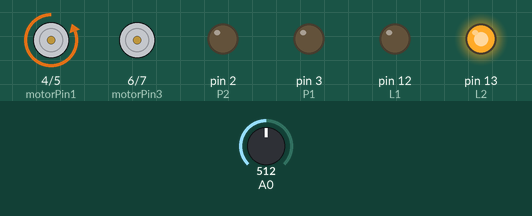
Recording of a sketch running on a simulated Arduino Uno, built with avr-gcc and run on an emulated ATmega328P. On the bench: motor-driver pin pairs drawn as motors (green arrow = first pin HIGH = forward, orange = second pin HIGH = backward, longer = more drive), output pins drawn as LEDs (lit = HIGH). The inputs (shaded band) are chosen by the test bench; at power-on: A0 = 512.

Above: at 1.2 s.
1.3 s: A0 set to 522
At 1.9 s:
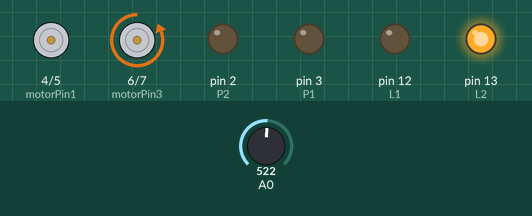
2.8 s: A0 set to 716
At 4.1 s:
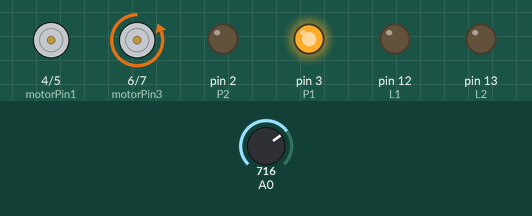
4.8 s: A0 set to 768
6.4 s: A0 set to 794
At 7.1 s:
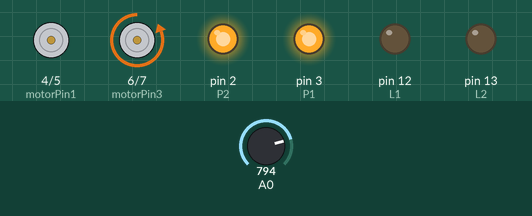
7.9 s: A0 set to 1023
At 8.57 s:
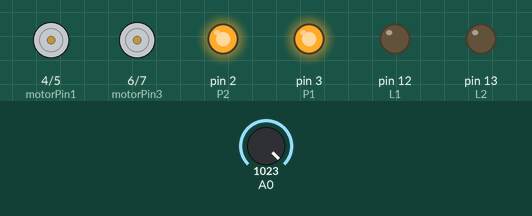
10.1 s: A0 set to 1011
At 11.1 s:
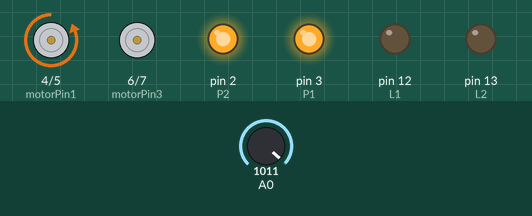
Timing chart, 0 to 12.6 s (numbered marks = the images above; inputs shaded):
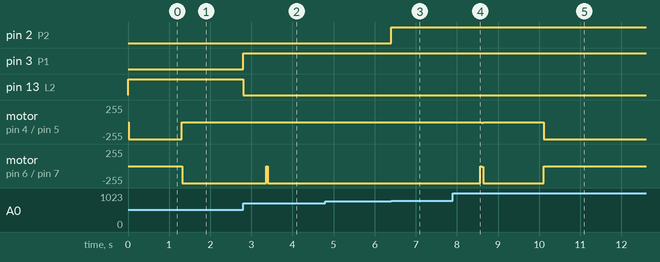

Measured:
- the behaviour switches between 521 and 522 on A0 (found by bisection; images 0 and 1)
- the behaviour switches between 778 and 779 on A0 (found by bisection; images 2 and 3)
- the behaviour switches between 1023 and 1022 on A0 (found by bisection; images 4 and 5)
- after the input at 1.3 s, motor on pin 4 (motorPin1) / pin 5 (motorPin2): backward 255/255 → stopped at once; motor on pin 6 (motorPin3) / pin 7 (motorPin4): stopped → backward 255/255 at once
- after the input at 2.8 s, pin 3 (P1): LOW → HIGH at once; pin 13 (L2): HIGH → LOW at once; motor on pin 6 (motorPin3) / pin 7 (motorPin4): backward 255/255 → stopped after 0.56 s, → backward 255/255 0.04 s later
- after the input at 6.4 s, pin 2 (P2): LOW → HIGH at once
- after the input at 7.9 s, motor on pin 4 (motorPin1) / pin 5 (motorPin2): stopped → backward 11/255 after 0.71 s, → stopped 0.04 s later; motor on pin 6 (motorPin3) / pin 7 (motorPin4): backward 255/255 → stopped after 0.67 s, → backward 14/255 0.04 s later, → backward 255/255 0.04 s later
- after the input at 10.1 s, motor on pin 4 (motorPin1) / pin 5 (motorPin2): stopped → backward 255/255 at once; motor on pin 6 (motorPin3) / pin 7 (motorPin4): backward 255/255 → stopped at once

The sketch:

kod.ino
```cpp
int motorPin1 = 4;
int motorPin2 = 5;
int motorPin3 = 6;
int motorPin4 = 7;
int motorPin5 = 8;
int motorPin6 = 9;
int motorPin7 = 10;
int motorPin8 = 11;
int delayTime = 2;

int kierownica = 533;  //potencjometr
int kierownica1 = 80;
int kierownica2 = 80;

int poz_silnika1 = 80;
int roznica1 = 0;
int kierownica_prawo1 = 80;
int kierownica_lewo1 = 80;

int poz_silnika2 = 80;
int roznica2 = 0;
int kierownica_prawo2 = 80;
int kierownica_lewo2 = 80;

int L1 = 12;
int L2 = 13;
int P1 = 3;
int P2 = 2;

void setup() {
  pinMode(motorPin1, OUTPUT);
  pinMode(motorPin2, OUTPUT);
  pinMode(motorPin3, OUTPUT);
  pinMode(motorPin4, OUTPUT);
  pinMode(motorPin1, OUTPUT);
  pinMode(motorPin2, OUTPUT);
  pinMode(motorPin3, OUTPUT);
  pinMode(motorPin4, OUTPUT);
  pinMode(L1, OUTPUT);
  pinMode(L2, OUTPUT);
  pinMode(P1, OUTPUT);
  pinMode(P2, OUTPUT);
  Serial.begin(9600);
}

void diody_przy_skrecie(void)
 {
  if(kierownica >= 43 && kierownica < 288)
  {
    digitalWrite(L1, HIGH);
    digitalWrite(L2, HIGH);
    digitalWrite(P1, LOW);
    digitalWrite(P2, LOW);
  }
  if(kierownica >= 288 && kierownica < 530)
  {
    digitalWrite(L1, LOW);
    digitalWrite(L2, HIGH);
    digitalWrite(P1, LOW);
    digitalWrite(P2, LOW);
  }
  if(kierownica >= 530 && kierownica < 537)
  {
    digitalWrite(L1, LOW);
    digitalWrite(L2, LOW);
    digitalWrite(P1, LOW);
    digitalWrite(P2, LOW);
  }
  if(kierownica >= 538 && kierownica < 778)
  {
    digitalWrite(L1, LOW);
    digitalWrite(L2, LOW);
    digitalWrite(P1, HIGH);
    digitalWrite(P2, LOW);
  }
  if(kierownica >= 779 && kierownica < 1024)
  {
    digitalWrite(L1, LOW);
    digitalWrite(L2, LOW);
    digitalWrite(P1, HIGH);
    digitalWrite(P2, HIGH);
  }
 }

void loop() {
  kierownica = analogRead(0);
  if (kierownica > 530 && kierownica < 534)  //zabezpieczenie przed niedok³adno ci¹ potencjometru
  {
    kierownica = 533;
  }
  if (kierownica < 63)
  {
    kierownica = 63;
  }

  diody_przy_skrecie();

  kierownica_prawo1 = map(kierownica, 63, 533, 40, 80);
  kierownica_lewo1 = map(kierownica, 533, 1023, 80, 130);

  kierownica_prawo2 = map(kierownica, 63, 533, 30, 80);
  kierownica_lewo2 = map(kierownica, 533, 1023, 80, 120);

  if (kierownica < 533)
  {
    kierownica1 = kierownica_prawo1;
    kierownica2 = kierownica_prawo2;
  }
  else
  {
    kierownica1 = kierownica_lewo1;
    kierownica2 = kierownica_lewo2;
  }

  roznica1 = kierownica1 - poz_silnika1;
  roznica2 = kierownica2 - poz_silnika2;

  if (roznica1 > 0)  //w prawo
  {
  digitalWrite(motorPin1, HIGH);
  digitalWrite(motorPin2, LOW);
  digitalWrite(motorPin3, LOW);
  digitalWrite(motorPin4, HIGH);
  delay(delayTime);
  digitalWrite(motorPin1, HIGH);
  digitalWrite(motorPin2, LOW);
  digitalWrite(motorPin3, LOW);
  digitalWrite(motorPin4, LOW);
  delay(delayTime);
  digitalWrite(motorPin1, HIGH);
  digitalWrite(motorPin2, HIGH);
  digitalWrite(motorPin3, LOW);
  digitalWrite(motorPin4, LOW);
  delay(delayTime);
  digitalWrite(motorPin1, LOW);
  digitalWrite(motorPin2, HIGH);
  digitalWrite(motorPin3, LOW);
  digitalWrite(motorPin4, LOW);
  delay(delayTime);
  digitalWrite(motorPin1, LOW);
  digitalWrite(motorPin2, HIGH);
  digitalWrite(motorPin3, HIGH);
  digitalWrite(motorPin4, LOW);
  delay(delayTime);
  digitalWrite(motorPin1, LOW);
  digitalWrite(motorPin2, LOW);
  digitalWrite(motorPin3, HIGH);
  digitalWrite(motorPin4, LOW);
  delay(delayTime);
  digitalWrite(motorPin1, LOW);
  digitalWrite(motorPin2, LOW);
  digitalWrite(motorPin3, HIGH);
  digitalWrite(motorPin4, HIGH);
  delay(delayTime);
  digitalWrite(motorPin1, LOW);
  digitalWrite(motorPin2, LOW);
  digitalWrite(motorPin3, LOW);
  digitalWrite(motorPin4, HIGH);
  delay(delayTime);
  poz_silnika1++;
  }
  if (roznica1 < 0)  //w lewo
  {
  digitalWrite(motorPin1, HIGH);
  digitalWrite(motorPin2, HIGH);
  digitalWrite(motorPin3, LOW);
  digitalWrite(motorPin4, LOW);
  delay(delayTime);
  digitalWrite(motorPin1, HIGH);
  digitalWrite(motorPin2, LOW);
  digitalWrite(motorPin3, LOW);
  digitalWrite(motorPin4, LOW);
  delay(delayTime);
  digitalWrite(motorPin1, HIGH);
  digitalWrite(motorPin2, LOW);
  digitalWrite(motorPin3, LOW);
  digitalWrite(motorPin4, HIGH);
  delay(delayTime);
  digitalWrite(motorPin1, LOW);
  digitalWrite(motorPin2, LOW);
  digitalWrite(motorPin3, LOW);
  digitalWrite(motorPin4, HIGH);
  delay(delayTime);
  digitalWrite(motorPin1, LOW);
  digitalWrite(motorPin2, LOW);
  digitalWrite(motorPin3, HIGH);
  digitalWrite(motorPin4, HIGH);
  delay(delayTime);
  digitalWrite(motorPin1, LOW);
  digitalWrite(motorPin2, LOW);
  digitalWrite(motorPin3, HIGH);
  digitalWrite(motorPin4, LOW);
  delay(delayTime);
  digitalWrite(motorPin1, LOW);
  digitalWrite(motorPin2, HIGH);
  digitalWrite(motorPin3, HIGH);
  digitalWrite(motorPin4, LOW);
  delay(delayTime);
  digitalWrite(motorPin1, LOW);
  digitalWrite(motorPin2, HIGH);
  digitalWrite(motorPin3, LOW);
  digitalWrite(motorPin4, LOW);
  delay(delayTime);
  poz_silnika1--;
  }

  if (roznica1 == 0)
  {
    //delay(1);
  }

  if (roznica2 > 0)  //w prawo
  {
  digitalWrite(motorPin5, HIGH);
  digitalWrite(motorPin6, LOW);
  digitalWrite(motorPin7, LOW);
  digitalWrite(motorPin8, HIGH);
  delay(delayTime);
  digitalWrite(motorPin5, HIGH);
  digitalWrite(motorPin6, LOW);
  digitalWrite(motorPin7, LOW);
  digitalWrite(motorPin8, LOW);
  delay(delayTime);
  digitalWrite(motorPin5, HIGH);
  digitalWrite(motorPin6, HIGH);
  digitalWrite(motorPin7, LOW);
  digitalWrite(motorPin8, LOW);
  delay(delayTime);
  digitalWrite(motorPin5, LOW);
  digitalWrite(motorPin6, HIGH);
  digitalWrite(motorPin7, LOW);
  digitalWrite(motorPin8, LOW);
  delay(delayTime);
  digitalWrite(motorPin5, LOW);
  digitalWrite(motorPin6, HIGH);
  digitalWrite(motorPin7, HIGH);
  digitalWrite(motorPin8, LOW);
  delay(delayTime);
  digitalWrite(motorPin5, LOW);
  digitalWrite(motorPin6, LOW);
  digitalWrite(motorPin7, HIGH);
  digitalWrite(motorPin8, LOW);
  delay(delayTime);
  digitalWrite(motorPin5, LOW);
  digitalWrite(motorPin6, LOW);
  digitalWrite(motorPin7, HIGH);
  digitalWrite(motorPin8, HIGH);
  delay(delayTime);
  digitalWrite(motorPin5, LOW);
  digitalWrite(motorPin6, LOW);
  digitalWrite(motorPin7, LOW);
  digitalWrite(motorPin8, HIGH);
  delay(delayTime);
  poz_silnika2++;
  }
  if (roznica2 < 0)  //w lewo
  {
  digitalWrite(motorPin5, HIGH);
  digitalWrite(motorPin6, HIGH);
  digitalWrite(motorPin7, LOW);
  digitalWrite(motorPin8, LOW);
  delay(delayTime);
  digitalWrite(motorPin5, HIGH);
  digitalWrite(motorPin6, LOW);
  digitalWrite(motorPin7, LOW);
  digitalWrite(motorPin8, LOW);
  delay(delayTime);
  digitalWrite(motorPin5, HIGH);
  digitalWrite(motorPin6, LOW);
  digitalWrite(motorPin7, LOW);
  digitalWrite(motorPin8, HIGH);
  delay(delayTime);
  digitalWrite(motorPin5, LOW);
  digitalWrite(motorPin6, LOW);
  digitalWrite(motorPin7, LOW);
  digitalWrite(motorPin8, HIGH);
  delay(delayTime);
  digitalWrite(motorPin5, LOW);
  digitalWrite(motorPin6, LOW);
  digitalWrite(motorPin7, HIGH);
  digitalWrite(motorPin8, HIGH);
  delay(delayTime);
  digitalWrite(motorPin5, LOW);
  digitalWrite(motorPin6, LOW);
  digitalWrite(motorPin7, HIGH);
  digitalWrite(motorPin8, LOW);
  delay(delayTime);
  digitalWrite(motorPin5, LOW);
  digitalWrite(motorPin6, HIGH);
  digitalWrite(motorPin7, HIGH);
  digitalWrite(motorPin8, LOW);
  delay(delayTime);
  digitalWrite(motorPin5, LOW);
  digitalWrite(motorPin6, HIGH);
  digitalWrite(motorPin7, LOW);
  digitalWrite(motorPin8, LOW);
  delay(delayTime);
  poz_silnika2--;
  }

  if (roznica2 == 0)
  {
    //delay(1);
  }
}
```
